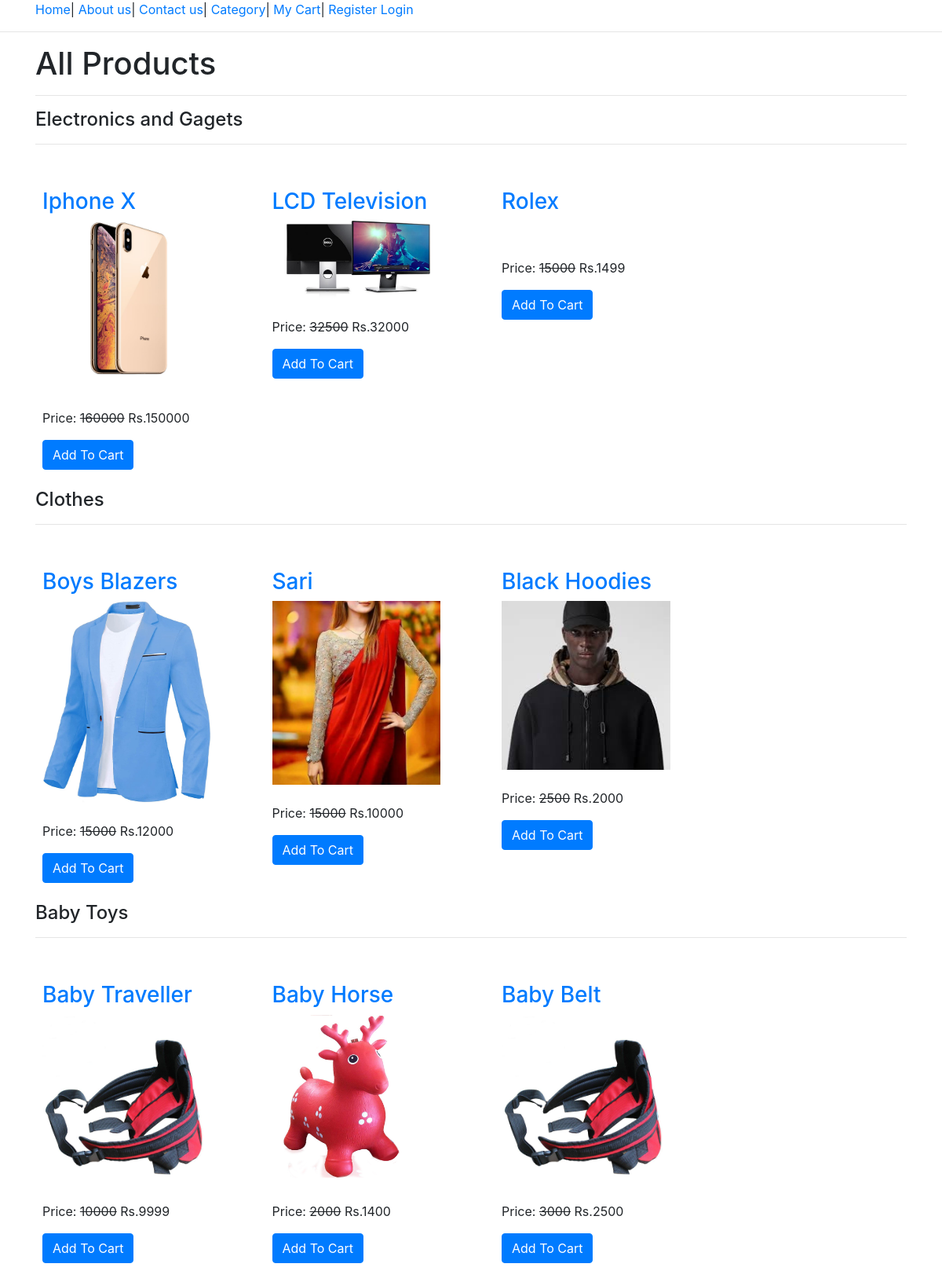
The page /all-products/ on the database its author committed.
### ecomapp/models.py (models this page shows, shortened)
class Category(models.Model):
    title = models.CharField(max_length=200)
    slug = models.SlugField(unique=True)

class Product(models.Model):
    title = models.CharField(max_length=200)
    slug = models.SlugField(unique=True)
    category = models.ForeignKey(Category, on_delete=models.CASCADE)
    image = models.ImageField(upload_to='products')
    marked_price = models.PositiveIntegerField()
    selling_price = models.PositiveIntegerField()
    description = models.TextField()
    warranty = models.CharField(max_length=300, null=True, blank=True)
    return_policy = models.CharField(max_length=300, null=True, blank=True)
    view_count = models.PositiveIntegerField(default=0)

### ecomapp/views.py (the view)
# urls.py: path("all-products/",AllProductView.as_view(),name='allproducts'),
class AllProductView(EcomMixin, TemplateView):
    template_name = "allproducts.html"
    def get_context_data(self, **kwargs):
        context = super().get_context_data(**kwargs)
        context['allcategories'] = Category.objects.all()
        return context

### ecomapp/views.py (called while the page is built)
    def dispatch(self, request, *args, **kwargs):
        cart_id = self.request.session.get("cart_id", None)
        if cart_id:
            cart_obj = Cart.objects.get(id=cart_id)
            if request.user.is_authenticated and request.user.customer:
                cart_obj.customer = request.user.customer
                cart_obj.save()
        return super().dispatch(request, *args, **kwargs)

### templates/allproducts.html (shortened to what this page needs)
{% extends 'base.html'%}
{% block main%}
<div class="container">
    <h1>All Products</h1>
    <hr>
    {% for cat in allcategories %}
    <h4>{{cat.title}}</h4><hr>
    <div class="row">
        <div class="row mt-3">
{% for p in cat.product_set.all %}
 <div class="col-md-3">
  <div class="m-4">
      <h3><a href="/productdetials/{{p.slug}}">{{p.title}}</a></h3>
<img src="{{p.image.url}}" alt="" class="img-fluid" style="height:2500; object-fit:cover;"><br><br>
  <p>Price: <strike>{{p.marked_price}}</strike> Rs.{{p.selling_price}}</p>
  <a href="{% url 'ecomapp:addtocart' p.id%}" class="btn btn-primary">Add To Cart</a>
   </div>
</div>
 {% endfor %}
</div>
    </div>
    {% endfor %}
</div>
{% endblock %}

### rows shown on the page
Category: title "Electronics and Gagets"
Product: title "Iphone X", image (picture), marked_price "160000", selling_price "150000"
Product: title "LCD Television", image (picture), marked_price "32500", selling_price "32000"
Product: title "Rolex", marked_price "15000", selling_price "1499"
Category: title "Clothes"
Product: title "Boys Blazers", image (picture), marked_price "15000", selling_price "12000"
Product: title "Sari", image (picture), marked_price "15000", selling_price "10000"
Product: title "Black Hoodies", image (picture), marked_price "2500", selling_price "2000"
Category: title "Baby Toys"
Product: title "Baby Traveller", image (picture), marked_price "10000", selling_price "9999"
Product: title "Baby Horse", image (picture), marked_price "2000", selling_price "1400"
Product: title "Baby Belt", image (picture), marked_price "3000", selling_price "2500"
